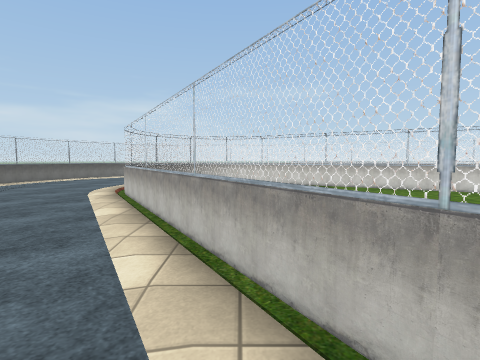
[1] (above)

23 first-person views from a walk through a 3-D level made in the Unity game engine. The camera is 1.4 m above the floor, tilts 4° down and sees 80° across. The floor is counted in squares, 2 m on a side. Each view is taken from the middle of a square. On the plan, view 1 faces up. The plan holds only what a view shows up to about 10 squares ahead; the rest is blank. The place goes on beyond the plan. Some surface patterns are stand-ins.

[2]
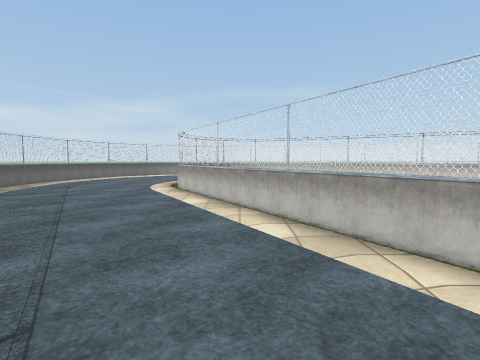

[3]
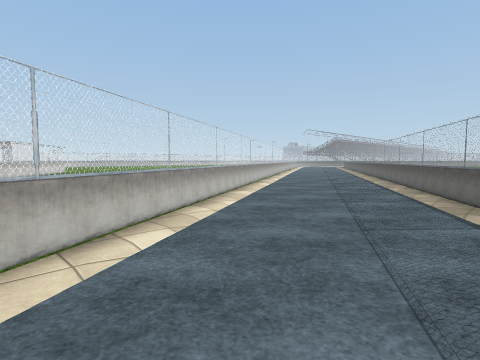

[4]
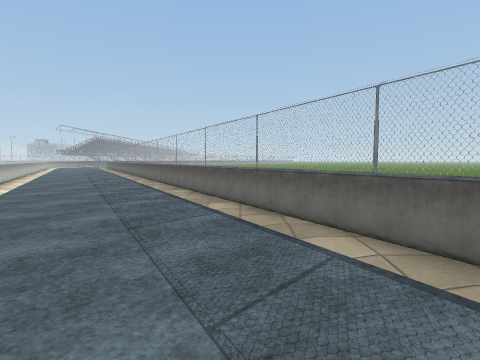

[5]
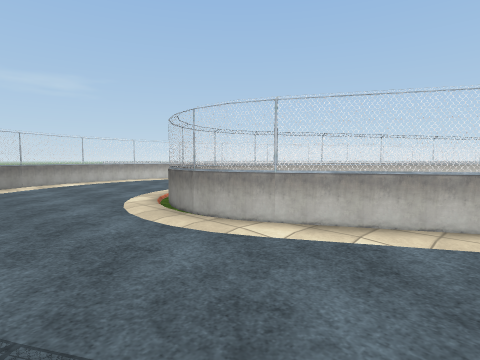

[6]
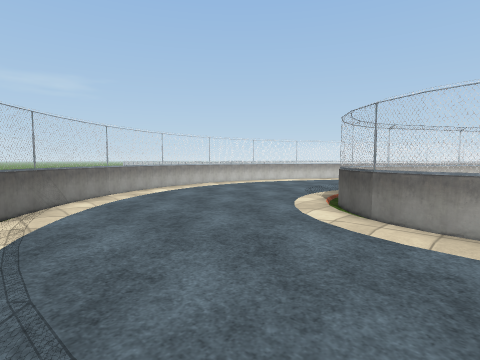

[7]
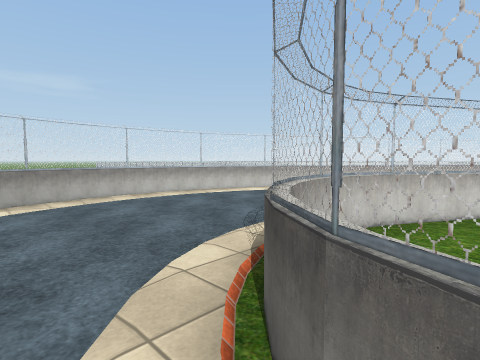

[8]
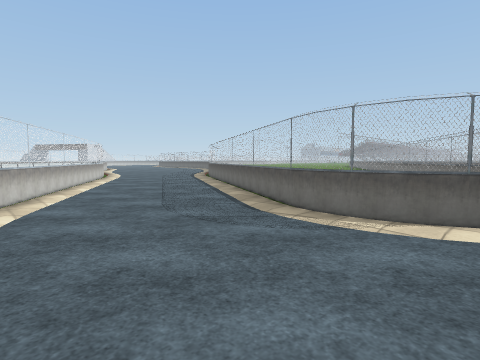

[9]
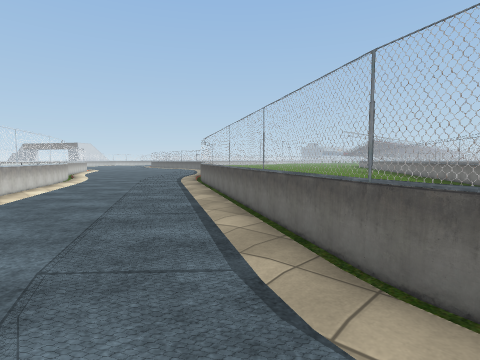

[10]
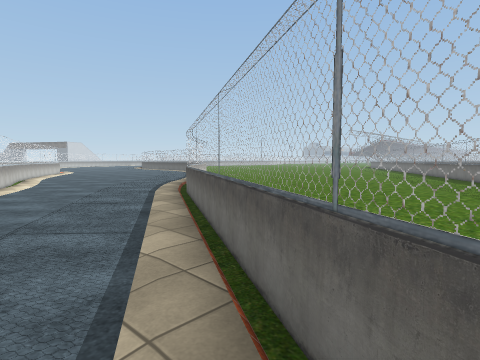

[11]
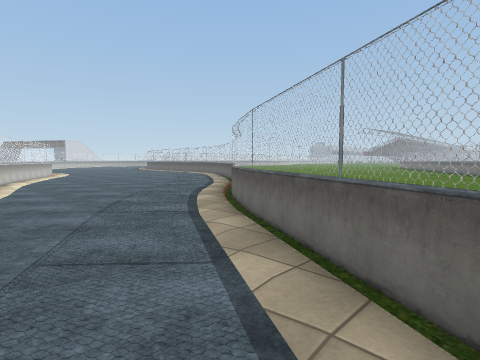

[12]
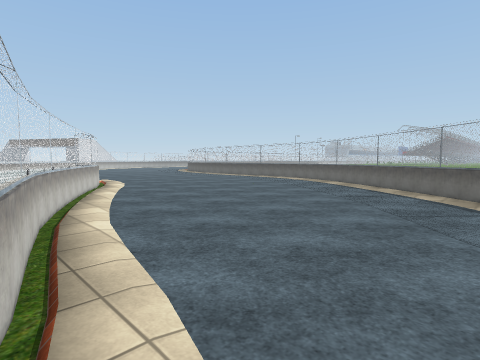

[13]
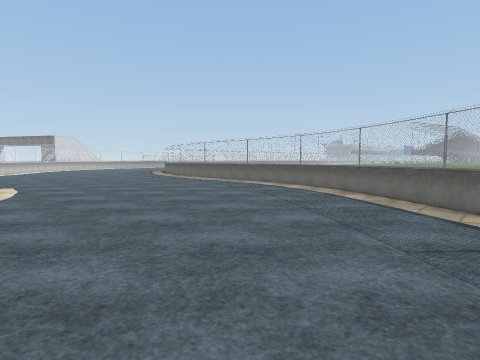

[14]
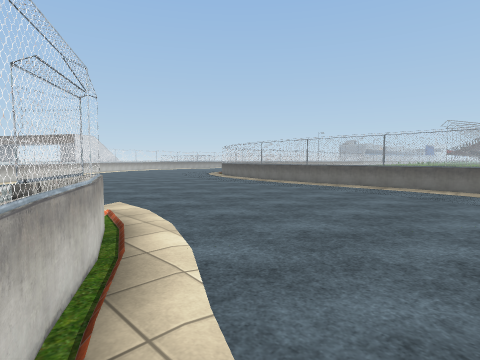

[15]
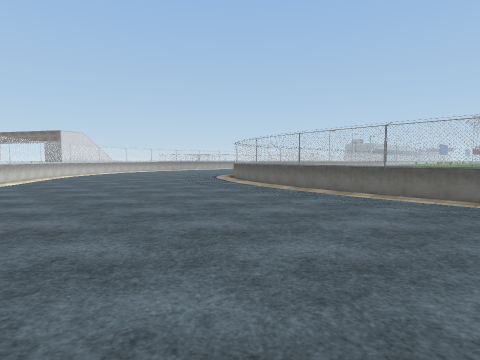

[16]
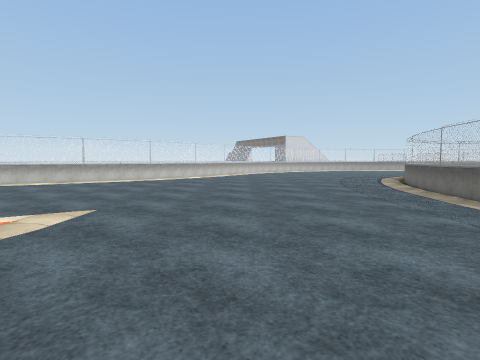

[17]
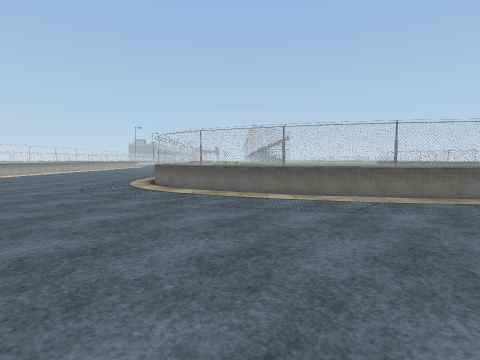

[18]
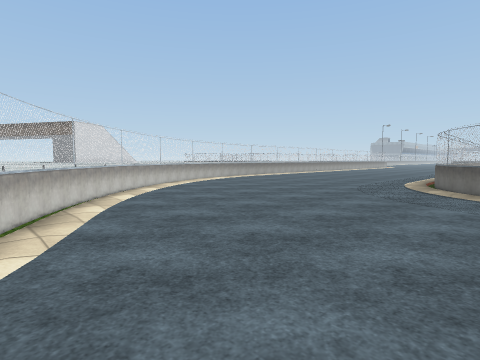

[19]
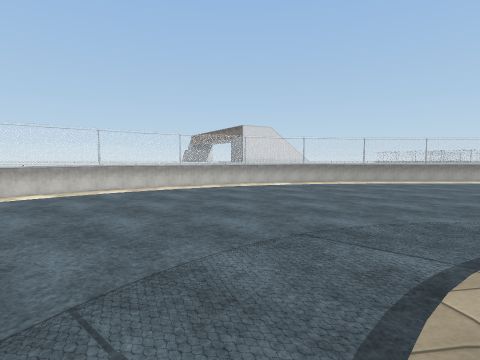

[20]
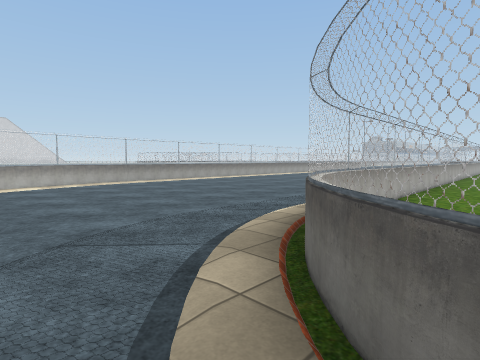

[21]
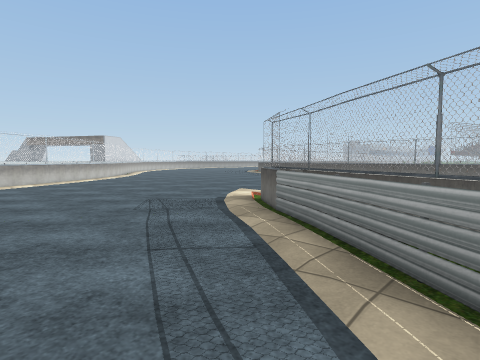

[22]
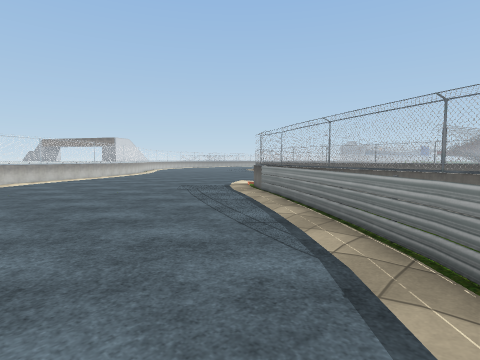

[23]
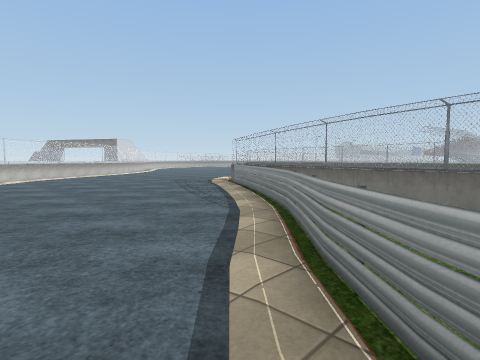

### Floor plan
Key: @ floor where view 1 was taken; # wall or solid block; . floor; = window, fence, low wall or low ledge.
Columns run from 7 left of view 1 to 37 right of it. Each row starts with its distance up from view 1.
 14     ======
 13    =......==
 12  #=........==       ......
 11   ...........==     =...........=
 10 =..............==   .=...........=
  9 =....====........==  .=..........=
  8 =....= ..==........===.=..........=
  7 =...=     .==.........====........=#
  6 =....=    ..#=...........===.......=
  5  ....=   ...  ==...........==.......=
  4   ....=  ....   =....................=
  3   ....=#  .....  =....................==   =
  2    ....=  ......  =.....................=  =
  1   =.....= ......   =.....................=
  0    =...@=......     ==....................=
 -1    =.....=....       #=....................=
 -2     =....=......       =========...........=#
 -3     #=....=. ...                ===.........=
 -4      =.....= ..                   ==........=
 -5       =....                         =.......=
 -6       =.....=                       ==......=
 -7        =....=                        =......=
 -8        =                             =......=

Positions as (right, up) in squares from view 1, and headings:
1: (0, 0), facing up
2: (-1, -1), facing up
3: (-3, 3), facing down-right
4: (-3, 3), facing down
5: (-5, 4), facing up-right
6: (-6, 7), facing up-right
7: (-3, 8), facing up-right
8: (-2, 13), facing down-right
9: (0, 11), facing down-right
10: (2, 9), facing down-right
11: (5, 8), facing down-right
12: (11, 8), facing down-right
13: (13, 5), facing down-right
14: (17, 6), facing down-right
15: (20, 4), facing down-right
16: (18, 2), facing right
17: (27, 3), facing down
18: (28, 3), facing down-right
19: (28, -3), facing right
20: (28, -3), facing down-right
21: (17, 9), facing down-right
22: (15, 11), facing down-right
23: (13, 12), facing down-right
